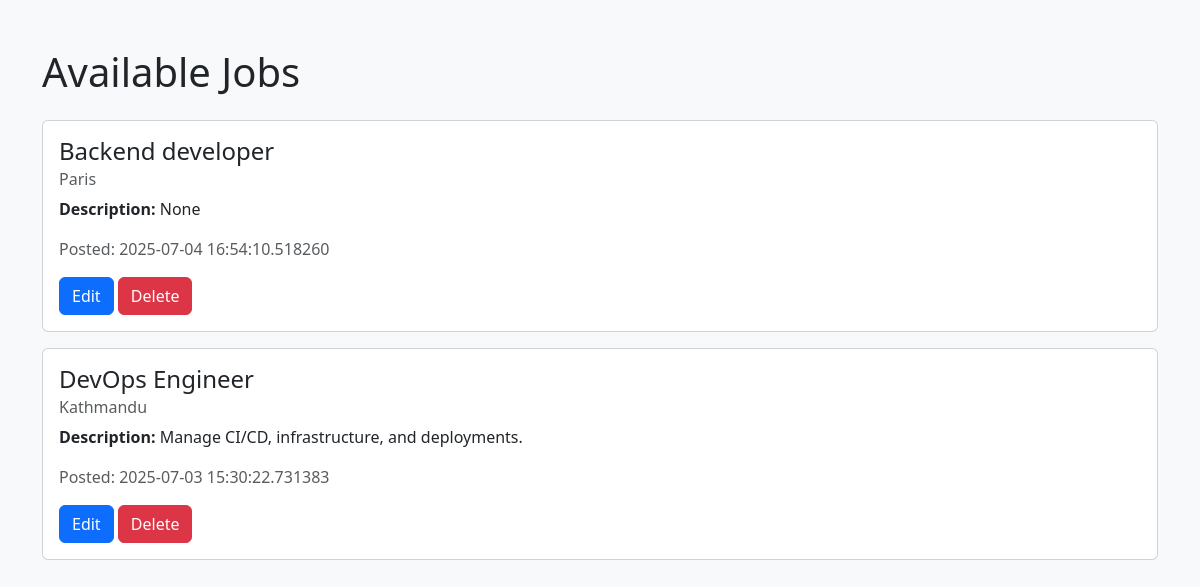
The app's page /view-jobs, older data.
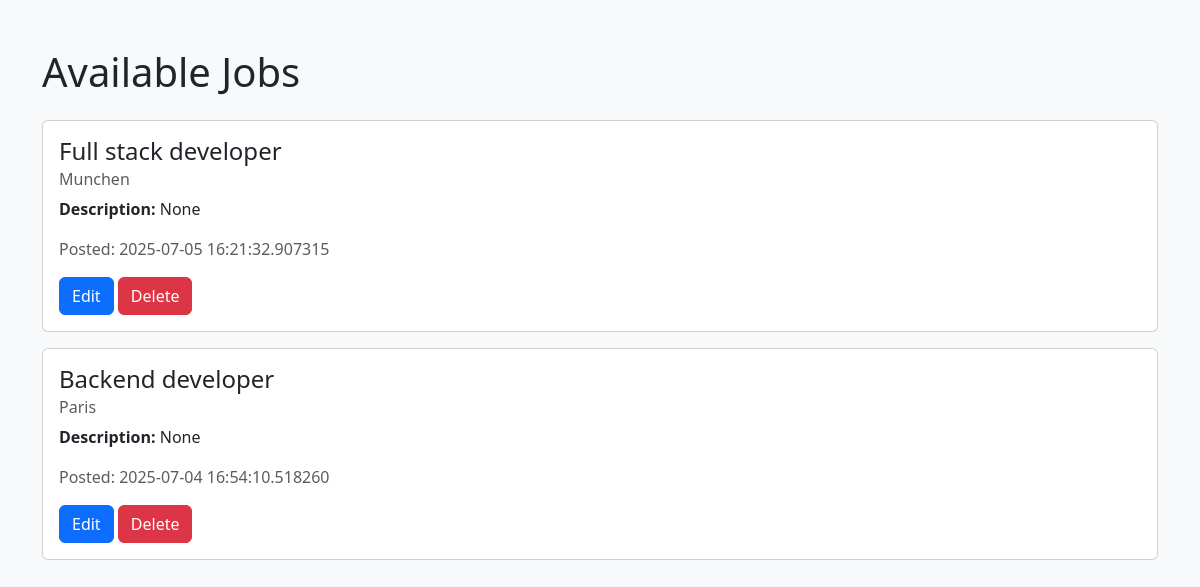
The same page, newer data.
### app.py (models this page shows)
class Job(db.Model):
    id = db.Column(db.Integer, primary_key=True)
    title = db.Column(db.String(100), nullable=False)
    location = db.Column(db.String(100), nullable=False)
    description = db.Column(db.Text, nullable=True)
    created_at = db.Column(db.DateTime, default=datetime.utcnow)

### app.py (the view)
@app.route('/view-jobs')
def view_jobs():
    jobs = Job.query.order_by(Job.created_at.desc()).all()
    return render_template('jobs.html', jobs=jobs)

### templates/jobs.html (shortened to what this page needs)
<!DOCTYPE html>
<html>
<head>
    <link rel="stylesheet" href="https://cdn.jsdelivr.net/npm/bootstrap@5.3.0/dist/css/bootstrap.min.css">
</head>
<body class="bg-light">
    <div class="container mt-5">
        <h1 class="mb-4">Available Jobs</h1>
        {% for job in jobs %}
            <div class="card mb-3">
                <div class="card-body">
                    <h4 class="card-title">{{ job.title }}</h4>
                    <h6 class="card-subtitle text-muted mb-2">{{ job.location }}</h6>
                    <p class="card-text"><strong>Description:</strong> {{ job.description }}</p>
                    <p class="card-text text-muted">Posted: {{ job.created_at or "Not available" }}</p>
                    <a href="/edit-job/{{ job.id }}" class="btn btn-primary">Edit</a>
                    <form action="/delete-job/{{ job.id }}" method="POST" style="display:inline;">
                        <button type="submit" class="btn btn-danger">Delete</button>
                    </form>
                </div>
            </div>
        {% else %}
            <p>No jobs available.</p>
        {% endfor %}
    </div>
</body>
</html>

Row changes from the older to the newer data that the page shows:
removed Job: title "DevOps Engineer", location "Kathmandu", description "Manage CI/CD, infrastructure, and deployments.", created_at "2025-07-03 15:30:22.731383"
added Job: title "Full stack developer", location "Munchen", description "None", created_at "2025-07-05 16:21:32.907315"
